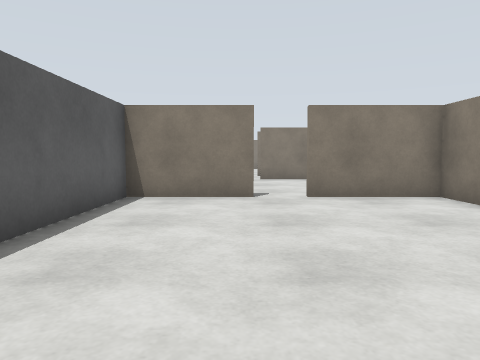
view 1 (above)

24 first-person views from a walk through a world built for the Gazebo simulator. The camera is 0.9 m above the floor, tilts 4° down and sees 70° across. The floor is counted in squares, 1 m on a side. Each view is taken from the middle of a square. On the plan, view 1 faces up. The plan holds only what a view shows up to about 12 squares ahead; the rest is blank.

view 2
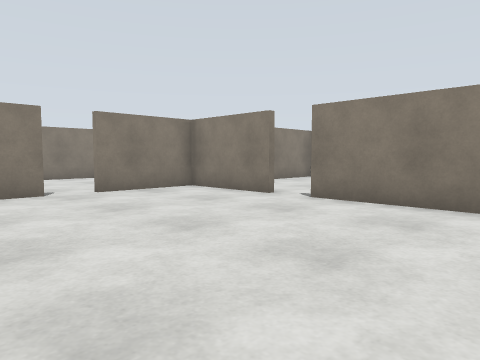

view 3
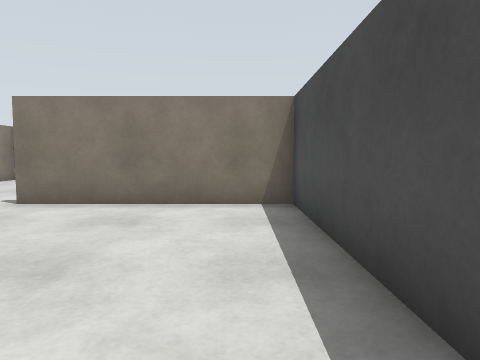

view 4
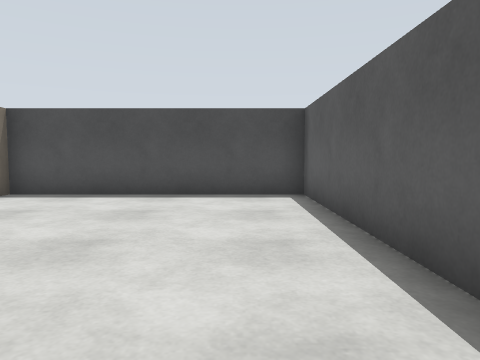

view 5
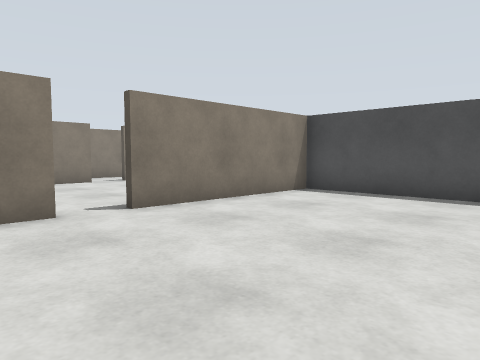

view 6
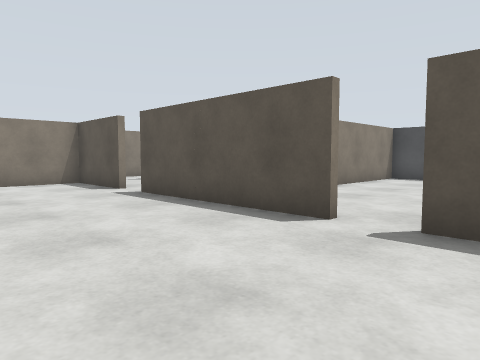

view 7
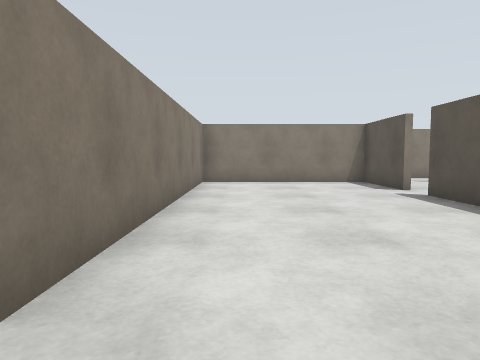

view 8
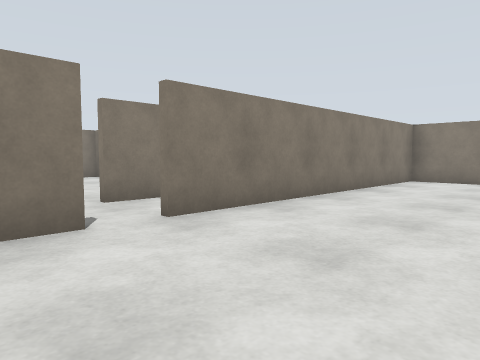

view 9
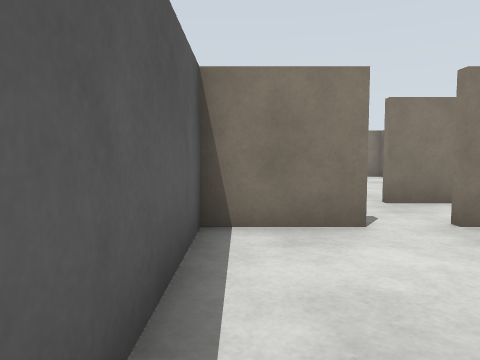

view 10
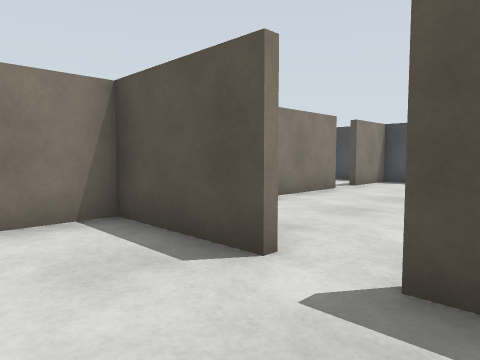

view 11
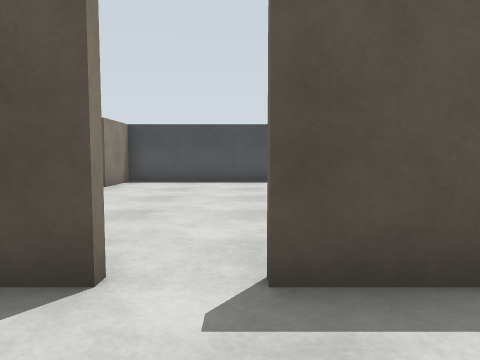

view 12
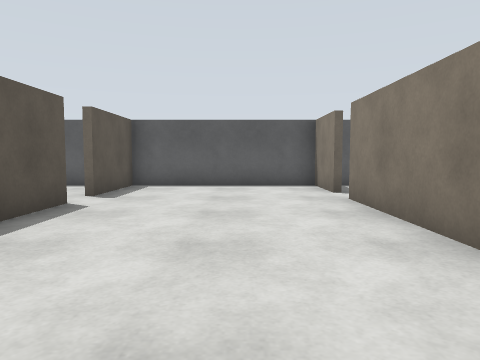

view 13
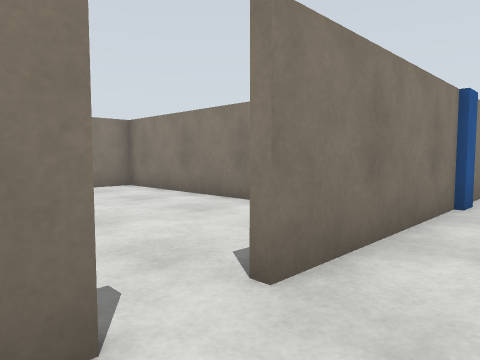

view 14
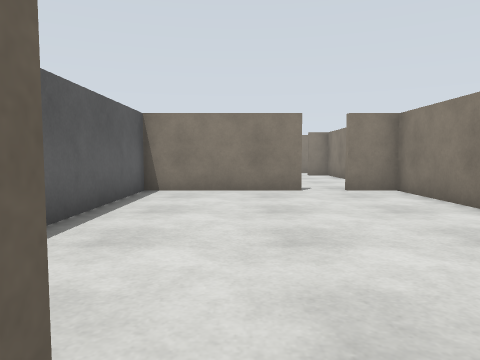

view 15
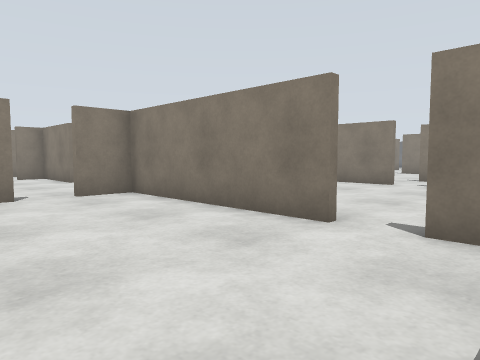

view 16
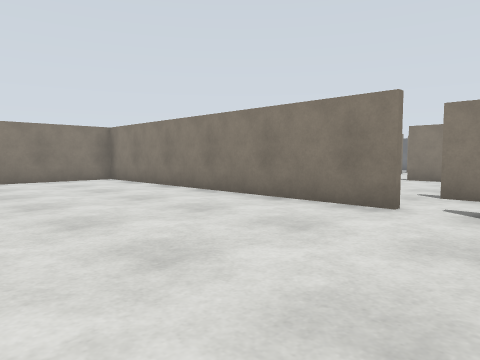

view 17
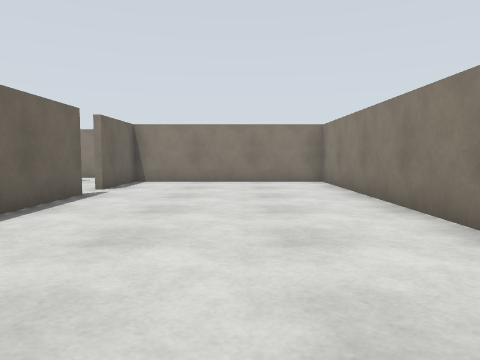

view 18
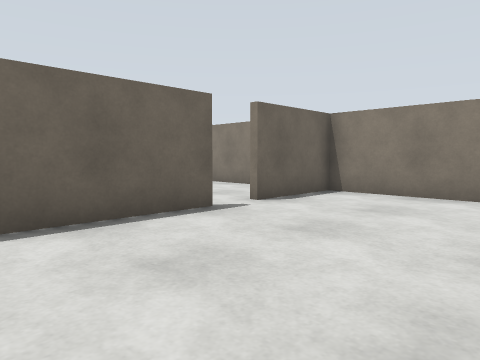

view 19
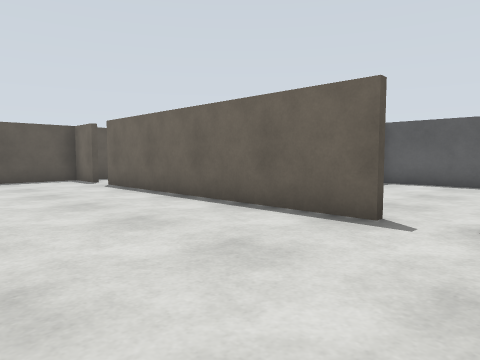

view 20
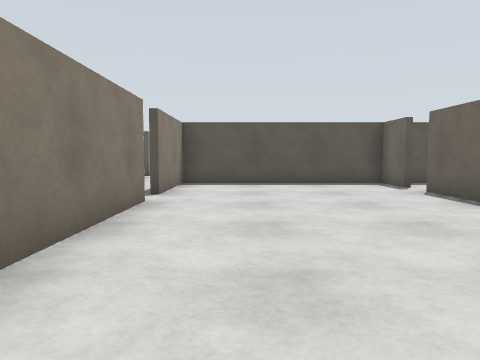

view 21
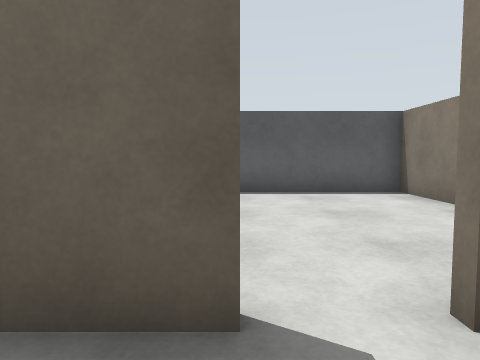

view 22
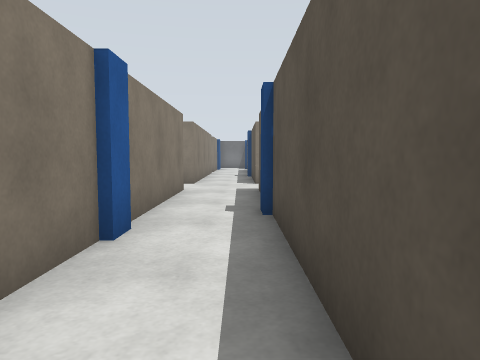

view 23
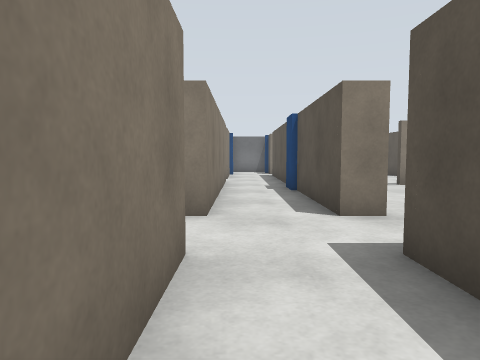

view 24
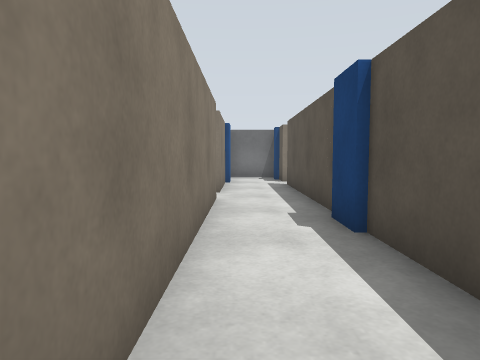

### Floor plan
Ten units are one square. View 1 is at (0, 0); x grows to the right and y downward. Boxes are objects, and circles mark ways between rooms. Rooms are numbered by the first view taken in them; rooms with no view inside come last. Other rooms are left out.
<svg viewBox="-30 -315 290 340">
<path fill="none" stroke="#000" d="M44 -44 44 -75 15 -75M4 -75 -25 -75 -25 20 44 20 44 -32M14 -77 69 -77M79 -77 109 -77M-4 -133 -25 -133 -25 -77 4 -77M109 -94 109 -133 8 -133M134 -135 170 -135M185 -155 131 -155 131 -159M185 -135 240 -135M111 -155 8 -155M131 -194 131 -201M100 -135 111 -135M246 -155 215 -155M28 -157 45 -157M26 -135 72 -135M-4 -155 -9 -155M109 -201 109 -285M43 -271 43 -184M109 -295 109 -310 94 -310M45 -157 109 -157 109 -190M43 -305 43 -281M84 -310 45 -310M109 -12 109 -39M60 20 109 20 109 -1M16 -239 -25 -239 -25 -194M41 -184 41 -240M41 -281 41 -290M15 -310 -5 -310M-15 -310 -25 -310 -25 -242"/>
<rect x="35" y="-175" width="10" height="20" fill="#bbb"><title>beige box</title></rect>
<rect x="55" y="-155" width="10" height="10" fill="#bbb"><title>blue box</title></rect>
<rect x="75" y="-145" width="10" height="10" fill="#bbb"><title>blue box</title></rect>
<rect x="125" y="-135" width="10" height="10" fill="#bbb"><title>beige box</title></rect>
<rect x="165" y="-145" width="20" height="10" fill="#bbb"><title>blue box</title></rect>
<rect x="185" y="-175" width="10" height="20" fill="#bbb"><title>beige box</title></rect>
<rect x="195" y="-165" width="10" height="10" fill="#bbb"><title>beige box</title></rect>
<rect x="245" y="-155" width="10" height="10" fill="#bbb"><title>blue box</title></rect>
<rect x="25" y="-245" width="10" height="10" fill="#bbb"><title>beige box</title></rect>
<circle cx="10" cy="-80" r="3" fill="#2a7"/>
<circle cx="50" cy="-40" r="3" fill="#2a7"/>
<circle cx="0" cy="-130" r="3" fill="#2a7"/>
<circle cx="75" cy="-80" r="3" fill="#2a7"/>
<circle cx="110" cy="-195" r="3" fill="#2a7"/>
<circle cx="0" cy="-160" r="3" fill="#2a7"/>
<circle cx="30" cy="-175" r="3" fill="#2a7"/>
<circle cx="40" cy="-275" r="3" fill="#2a7"/>
<circle cx="25" cy="-240" r="3" fill="#2a7"/>
<text x="10" y="-30">1</text>
<text x="40" y="-100">2</text>
<text x="150" y="-150">3</text>
<text x="70" y="-230">4</text>
<text x="80" y="-30">5</text>
<text x="0" y="-200">6</text>
<text x="10" y="-270">7</text>
</svg>
Room 1 opens to room 2. Room 1 opens to room 5. Room 2 opens to room 3. Room 2 opens to room 5. Room 3 opens to room 4. Room 3 opens to room 6. Room 4 opens to room 6. Room 4 opens to room 7. Room 6 opens to room 7.

Where each view was taken, in squares from view 1:
view 1: 0 up, 0 right, facing up
view 2: 1 down, 2 left, facing up-right
view 3: 1 down, 2 left, facing right
view 4: 6 up, 1 left, facing down
view 5: 6 up, 1 left, facing down-right
view 6: 12 up, 1 left, facing down-right
view 7: 12 up, 1 left, facing right
view 8: 9 up, 2 left, facing up-right
view 9: 9 up, 2 left, facing up
view 10: 10 up, 6 right, facing down-right
view 11: 10 up, 7 right, facing down
view 12: 11 up, 8 right, facing left
view 13: 14 up, 1 left, facing up-right
view 14: 15 up, 0 right, facing up
view 15: 16 up, 0 right, facing up-right
view 16: 18 up, 5 right, facing up-right
view 17: 19 up, 8 right, facing up
view 18: 23 up, 9 right, facing up-left
view 19: 29 up, 9 right, facing down-left
view 20: 27 up, 9 right, facing down
view 21: 27 up, 6 right, facing left
view 22: 14 up, 2 right, facing right
view 23: 15 up, 8 right, facing right
view 24: 15 up, 13 right, facing right
